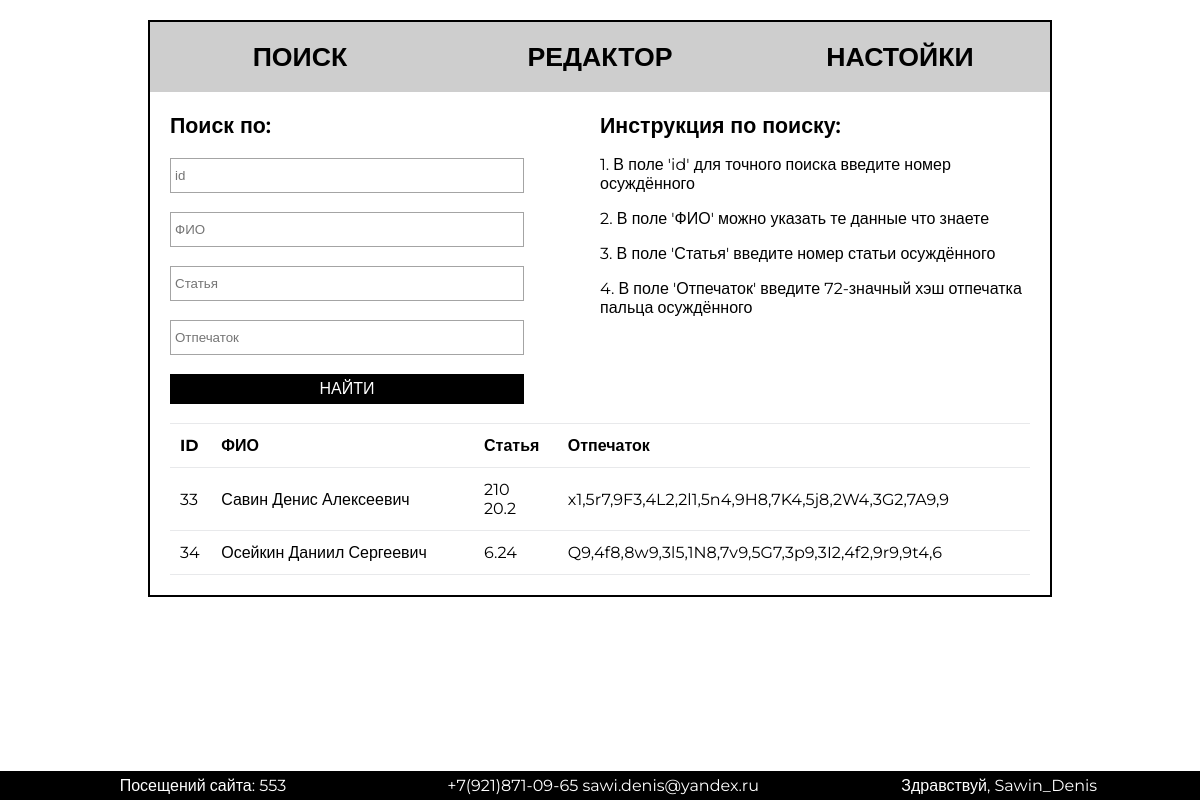
The page / (signed in) on the database its author committed.
### tables this page shows
CREATE TABLE `criminal` (
  `id` int(5) NOT NULL,
  `fio` text NOT NULL,
  `article` text NOT NULL,
  `hash` text NOT NULL
);

CREATE TABLE `article` (
  `id` int(11) NOT NULL,
  `article` float NOT NULL,
  `info` text NOT NULL
);

### script/show_table.php
<?php
include("link_bd.php");
function arcticle($id) {
	include("link_bd.php");
	$sql = "SELECT article FROM criminal WHERE id = ".$id;
	$result = $connection->query($sql);
	$row=$result->fetch();
	if ($row['article'] == '') {
		return("нет");
	} else {
		$mass = split(" ", $row['article']);
		for ($i=0; $i < count($mass); $i++) {
			$sql = "SELECT article FROM article WHERE id = ".$mass[$i];
			$result = $connection->query($sql);
			$row=$result->fetch();
			echo $row['article']."<br>";
		}
	}
}
$sql = "SELECT * FROM criminal";
$result = $connection->query($sql);?>
<table id="table-after-search">
	<thead>
    <tr>
      <td>ID</td>
      <td>ФИО</td>
      <td>Статья</td>
      <td>Отпечаток</td>
    </tr>
  	</thead>
  	<tbody>
  		<?php
  		while($row=$result->fetch()) {
	    $id[$i] = $row['id'];
	    $fio[$i] = $row['fio'];
	    $hash[$i] = $row['hash'];
	    echo "<tr><td>", $id[$i], "</td>","<td>", $fio[$i], "</td>","<td>", arcticle($id[$i]), "</td>","<td>", $hash[$i], "</td>","</tr>";
	    $i++;
		}
		 ?>
	</tbody>
</table>

### style/style.css (style rules this page uses)
body { font-family: 'Montserrat', sans-serif; position: relative; height: 98vh; margin: 0; margin-top: 20px; -webkit-transition: all 0.5s; -moz-transition: all 0.5s; -o-transition: all 0.5s; }
table { width: 100%; border-collapse: collapse; }
table td { padding: 12px 5px 12px 10px; }
table thead tr { font-weight: bold; border-top: 1px solid #e8e9eb; }
table tr { border-bottom: 1px solid #e8e9eb; }

### rows shown on the page
criminal: i "33", i "Савин Денис Алексеевич", i "x1,5r7,9F3,4L2,2l1,5n4,9H8,7K4,5j8,2W4,3G2,7A9,9"
article: article "210"
article: article "20.2"
criminal: i "34", i "Осейкин Даниил Сергеевич", i "Q9,4f8,8w9,3l5,1N8,7v9,5G7,3p9,3I2,4f2,9r9,9t4,6"
article: article "6.24"

### other values the page prints
$result->rowCount() "553"
$_SESSION["login"] "Sawin_Denis"
